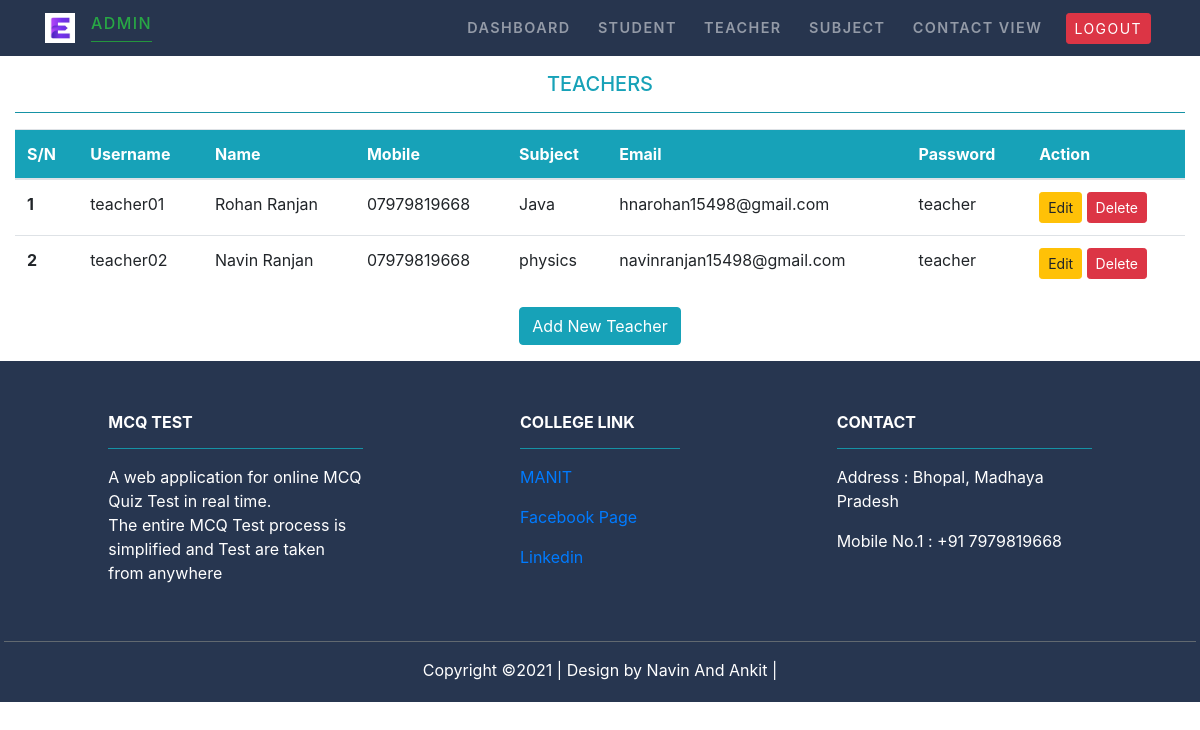
Screenshot of /Adminteacher/ with the database file from the repository.
### Teacher/models.py (models this page shows, shortened)
class Teacher(models.Model):
    username=models.CharField(max_length=20)
    name=models.CharField(max_length=50)
    subject = models.ForeignKey(Subject,on_delete=models.CASCADE)
    email=models.EmailField(max_length=100)
    mobile= models.CharField(max_length=11)
    password=models.CharField(max_length=30)

### MCQ_Test/models.py (models this page shows)
class Subject(models.Model):
   subject = models.CharField(max_length=50)
   def __str__(self):
       return self.subject

### MCQ_Test/views.py (the view)
# urls.py: path('Adminteacher/', views.admin_teacher,name="adminteacher"),
def admin_teacher(request):
    te=Teacher.objects.all()
    return render(request,'MCQ_Test/adminteacher.html',{'tech':te})

### MCQ_Test/templates/MCQ_Test/adminteacher.html (shortened to what this page needs)
{% extends 'MCQ_Test/adminbase.html' %}
{% load static %}
{% block content %}
<div class="py-3">
<div class=" container-fluid">
<div class="text-center text-info">
<h5>TEACHERS</h5>
<hr class="bg-info">
</div>
{% if tech %}
<table class="table">
  <thead class="bg-info text-white">
    <tr>
      <th scope="col">S/N</th>
      <th scope="col">Username</th>
      <th scope="col">Name</th>
      <th scope="col">Mobile</th>
      <th scope="col">Subject</th>
      <th scope="col">Email</th>
      <th scope="col">Password</th>
      <th scope="col">Action</th>
    </tr>
  </thead>
  <tbody>
  {% for te in tech %}
    <tr>
      <th scope="row">{{te.id}}</th>
      <td>{{te.username}}</td>
      <td>{{te.name}}</td>
      <td>{{te.mobile}}</td>
      <td>{{te.subject}}</td>
      <td>{{te.email}}</td>
      <td>{{te.password}}</td>
      <td>
          <a href="{% url 'editteacher' te.id %}" class='btn btn-warning btn-sm'>Edit</a>
          <form action="{% url 'deleteteacher' te.id %}" method="POST" class='d-inline'>
            <input type="submit" class="btn btn-danger btn-sm" value="Delete">
          </form>
      </td>
    </tr>
  {% endfor %}
  </tbody>
{% endif %}
</table>
<div class="text-center">
    <a href="{% url 'addteacher' %}" class="btn btn-info">Add New Teacher</a>
</div>
</div>
</div>
{% endblock content %}

### rows the page displays
Teacher: id "1", username "teacher01", name "Rohan Ranjan", mobile "07979819668", subject "Java", email "hnarohan15498@gmail.com", password "teacher"
Teacher: id "2", username "teacher02", name "Navin Ranjan", mobile "07979819668", subject "physics", email "navinranjan15498@gmail.com", password "teacher"
